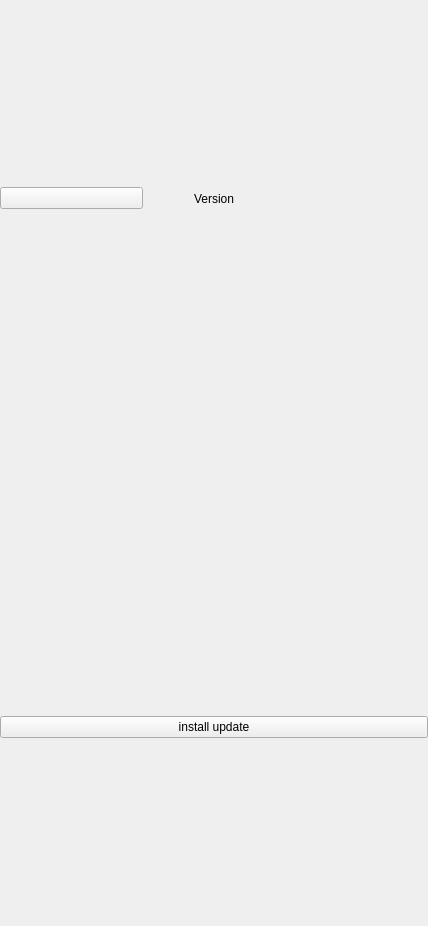
<?xml version="1.0" encoding="UTF-8"?>
<ui version="4.0">
 <class>VersionUpdate</class>
 <widget class="QWidget" name="VersionUpdate">
  <property name="geometry">
   <rect>
    <x>0</x>
    <y>0</y>
    <width>428</width>
    <height>926</height>
   </rect>
  </property>
  <property name="windowTitle">
   <string>Form</string>
  </property>
  <layout class="QVBoxLayout" name="verticalLayout">
   <property name="spacing">
    <number>0</number>
   </property>
   <property name="leftMargin">
    <number>0</number>
   </property>
   <property name="topMargin">
    <number>0</number>
   </property>
   <property name="rightMargin">
    <number>0</number>
   </property>
   <property name="bottomMargin">
    <number>0</number>
   </property>
   <item>
    <widget class="DapGuiWidget" name="Background">
     <property name="cssStyle">
      <string>backgroundcolor splashscreen_background</string>
     </property>
     <layout class="QHBoxLayout" name="horizontalLayout_2">
      <property name="spacing">
       <number>0</number>
      </property>
      <property name="leftMargin">
       <number>0</number>
      </property>
      <property name="topMargin">
       <number>0</number>
      </property>
      <property name="rightMargin">
       <number>0</number>
      </property>
      <property name="bottomMargin">
       <number>0</number>
      </property>
      <item>
       <widget class="DapGuiWidget" name="MainWidget">
        <property name="cssStyle">
         <string>base-widget</string>
        </property>
        <layout class="QVBoxLayout" name="verticalLayout_2">
         <property name="spacing">
          <number>0</number>
         </property>
         <property name="leftMargin">
          <number>0</number>
         </property>
         <property name="topMargin">
          <number>0</number>
         </property>
         <property name="rightMargin">
          <number>0</number>
         </property>
         <property name="bottomMargin">
          <number>0</number>
         </property>
         <item>
          <widget class="DapGuiWidget" name="kelGuiWidget_2">
           <property name="cssStyle">
            <string>ver-top-spacer</string>
           </property>
          </widget>
         </item>
         <item>
          <widget class="DapGuiWidget" name="widget">
           <property name="cssStyle">
            <string>ver-title-text</string>
           </property>
           <layout class="QHBoxLayout" name="horizontalLayout_4">
            <property name="spacing">
             <number>0</number>
            </property>
            <property name="leftMargin">
             <number>0</number>
            </property>
            <property name="topMargin">
             <number>0</number>
            </property>
            <property name="rightMargin">
             <number>0</number>
            </property>
            <property name="bottomMargin">
             <number>0</number>
            </property>
            <item>
             <widget class="DapGuiPushButton" name="btnReturn">
              <property name="style">
               <enum>DapGuiPushButton::Custom</enum>
              </property>
              <property name="custom">
               <url>
                <string>qrc:/gui/asset/ic_close.png</string>
               </url>
              </property>
              <property name="customHover">
               <url>
                <string>qrc:/gui/asset/ic_close.png</string>
               </url>
              </property>
              <property name="customPushed">
               <url>
                <string>qrc:/gui/asset/ic_close.png</string>
               </url>
              </property>
              <property name="cssStyle" stdset="0">
               <string>bugrep-close-btn</string>
              </property>
             </widget>
            </item>
            <item>
             <widget class="DapGuiLabel" name="kelGuiLabel">
              <property name="text">
               <string>Version</string>
              </property>
              <property name="alignment">
               <set>Qt::AlignCenter</set>
              </property>
              <property name="cssStyle">
               <string>bugrep-title-text font24 darkblue lato normalbold noborder nobackground</string>
              </property>
             </widget>
            </item>
            <item>
             <widget class="DapGuiWidget" name="kelGuiWidget">
              <property name="cssStyle">
               <string>bugrep-close-btn</string>
              </property>
             </widget>
            </item>
           </layout>
          </widget>
         </item>
         <item>
          <widget class="DapGuiWidget" name="kelGuiWidget_3">
           <property name="cssStyle">
            <string>ver-top-content-spacer</string>
           </property>
          </widget>
         </item>
         <item>
          <widget class="DapGuiWidget" name="kelGuiWidget_6">
           <property name="cssStyle">
            <string>ver-title-img-container</string>
           </property>
           <layout class="QHBoxLayout" name="horizontalLayout">
            <property name="spacing">
             <number>0</number>
            </property>
            <property name="leftMargin">
             <number>0</number>
            </property>
            <property name="topMargin">
             <number>0</number>
            </property>
            <property name="rightMargin">
             <number>0</number>
            </property>
            <property name="bottomMargin">
             <number>0</number>
            </property>
            <item>
             <widget class="DapGuiLabel" name="kelGuiLabel_2">
              <property name="cssStyle">
               <string>login_logo noborder nobackground</string>
              </property>
             </widget>
            </item>
           </layout>
          </widget>
         </item>
         <item>
          <widget class="DapGuiWidget" name="kelGuiWidget_4">
           <property name="cssStyle">
            <string>ver-button-spacer</string>
           </property>
          </widget>
         </item>
         <item>
          <widget class="DapGuiWidget" name="kelGuiWidget_7">
           <property name="cssStyle">
            <string>ver-button-container</string>
           </property>
           <layout class="QHBoxLayout" name="horizontalLayout_3">
            <property name="spacing">
             <number>0</number>
            </property>
            <property name="leftMargin">
             <number>0</number>
            </property>
            <property name="topMargin">
             <number>0</number>
            </property>
            <property name="rightMargin">
             <number>0</number>
            </property>
            <property name="bottomMargin">
             <number>0</number>
            </property>
            <item>
             <widget class="DapGuiPushButton" name="btnUpdate">
              <property name="text">
               <string>install update</string>
              </property>
             </widget>
            </item>
           </layout>
          </widget>
         </item>
         <item>
          <widget class="DapGuiWidget" name="kelGuiWidget_5"/>
         </item>
        </layout>
       </widget>
      </item>
     </layout>
    </widget>
   </item>
  </layout>
 </widget>
 <customwidgets>
  <customwidget>
   <class>DapGuiPushButton</class>
   <extends>QPushButton</extends>
   <header>dapguipushbutton.h</header>
  </customwidget>
  <customwidget>
   <class>DapGuiLabel</class>
   <extends>QLabel</extends>
   <header>dapguilabel.h</header>
  </customwidget>
  <customwidget>
   <class>DapGuiWidget</class>
   <extends>QWidget</extends>
   <header>dapguiwidget.h</header>
   <container>1</container>
  </customwidget>
 </customwidgets>
 <resources/>
 <connections/>
</ui>
